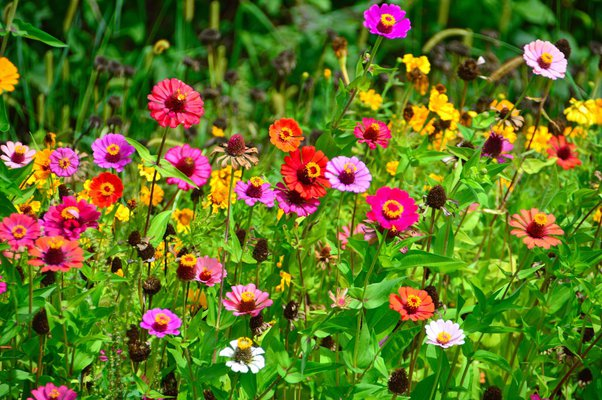
#> input picture UAS/bunga.jpg, 602 x 400 px, found by its file name
$ jupyter execute Arinda_Ekstraksi_Bentuk_UAS.ipynb   (shell and % lines are left out)   (older library calls are emulated)
#> lines starting #> are read from the running program, lines starting #| are printed output that depends on the picture
[cell 1]
#impor library
from skimage.io import imread, imshow
from skimage.transform import resize
from skimage.feature import hog
from skimage import exposure
import matplotlib.pyplot as plt


#Fungsi Untuk Membaca dan mencetak gambar
img = imread('/content/bunga.jpg')
#> img is the input picture: shape (400, 602, 3); mean R, G, B 97.2, 116.3, 35.3
imshow(img)
print(img.shape)
#| (400, 602, 3)

[cell 2]
#Fungsi Ini berisi informasi untuk mengatur ukuran gambar sesuai dg keinginan
resized_img = resize(img, (300,500))
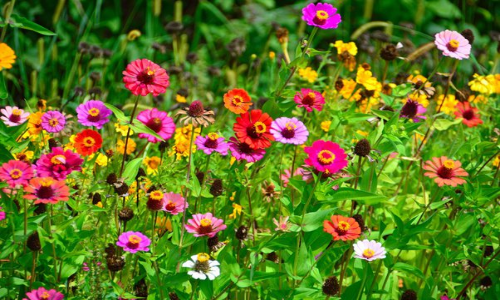
#> resized_img: shape (300, 500, 3) float64; mean R, G, B 0.381, 0.456, 0.138
imshow(resized_img)
print(resized_img.shape)
#| (300, 500, 3)

[cell 3]
#membuat fitur hog
fd, hog_image = hog(resized_img, orientations=9, pixels_per_cell=(8, 8),
                    cells_per_block=(2, 2), visualize=True, multichannel=True)
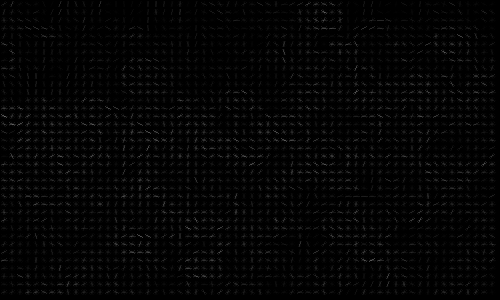
#> hog_image: shape (300, 500) float64; min 0, max 0.42, mean 0.0182

[cell 4]
#Mengatur dan Menbuat SubPlots dan input image
fig, (ax1, ax2) = plt.subplots(1, 2, figsize=(16, 8), sharex=True, sharey=True)

ax1.imshow(resized_img, cmap=plt.cm.gray)
ax1.set_title('Input image')

#Mengatur ulang untuk skala gambar, supaya tampil lebih baik
hog_image_rescaled = exposure.rescale_intensity(hog_image, in_range=(0, 10))
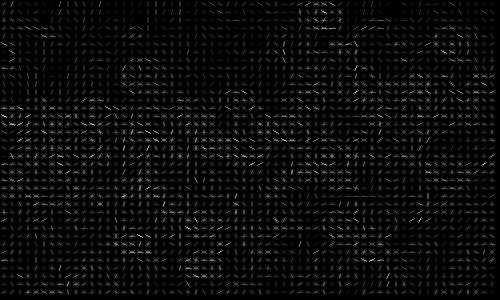
#> hog_image_rescaled: shape (300, 500) float64; min 0, max 0.042, mean 0.00182; drawn with min black and max white

ax2.imshow(hog_image_rescaled, cmap=plt.cm.gray)
ax2.set_title('Histogram of Oriented Gradients')

#menampilkan gambar
plt.show()
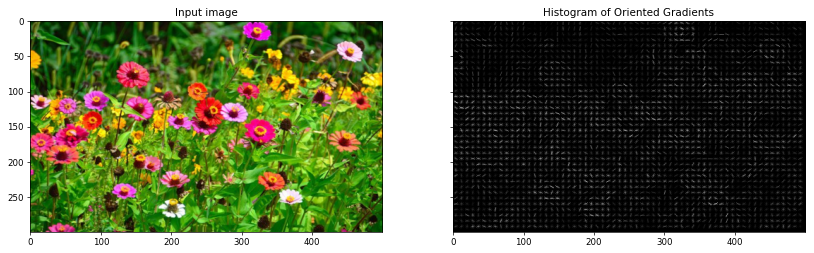
#> figure drawn by matplotlib, 2 panels
